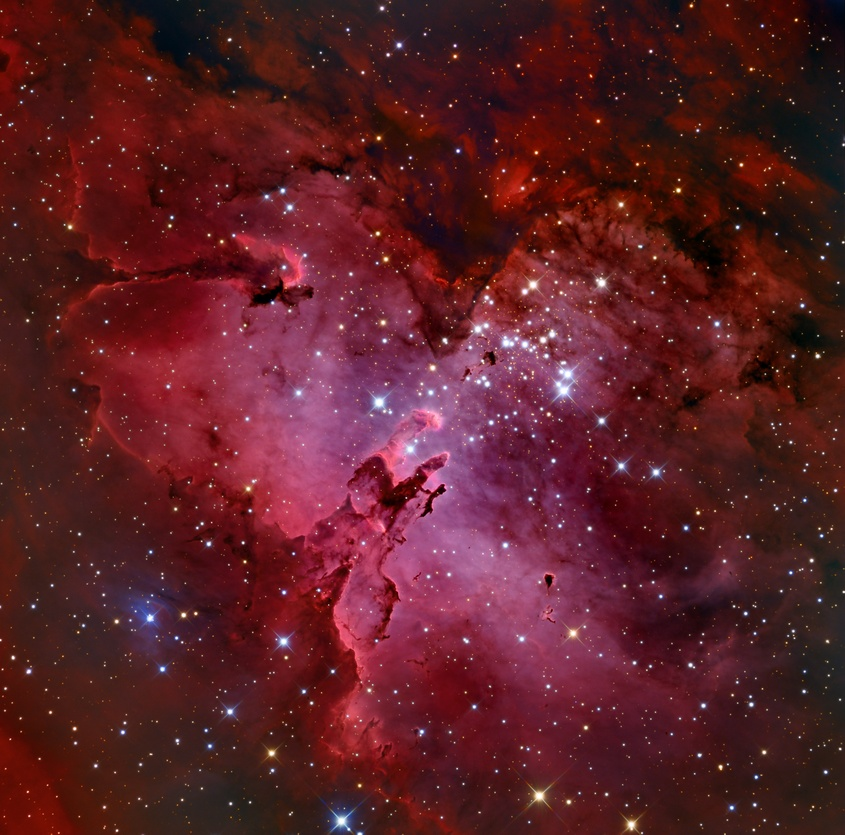
%> input picture matlab_uebung/U5_pra/m16_32block.jpg, 845 x 835 px, shrunk from 3653 x 3613 before the run
$ octave U5_pra.m   (GNU Octave 9; MATLAB toolbox functions it lacks are replaced by stand-ins)
%> lines starting %> are read from the running program, lines starting %| are printed output that depends on the picture
%%%%%%%
% present Assignment 5 Christian Gößl 762627
%%%%%%%

%%%%%%% Exercise 1
pic1 = imread('m16_32block.jpg');
%> pic1 is the input picture: size 835x845x3 uint8; mean R, G, B 89.9, 31.3, 37.6
%%figure('Name','Ex1:1 original Bild'), imshow(pic1);
% Anteile herausfiltern
blau_anteil = pic1(:, :, 3);
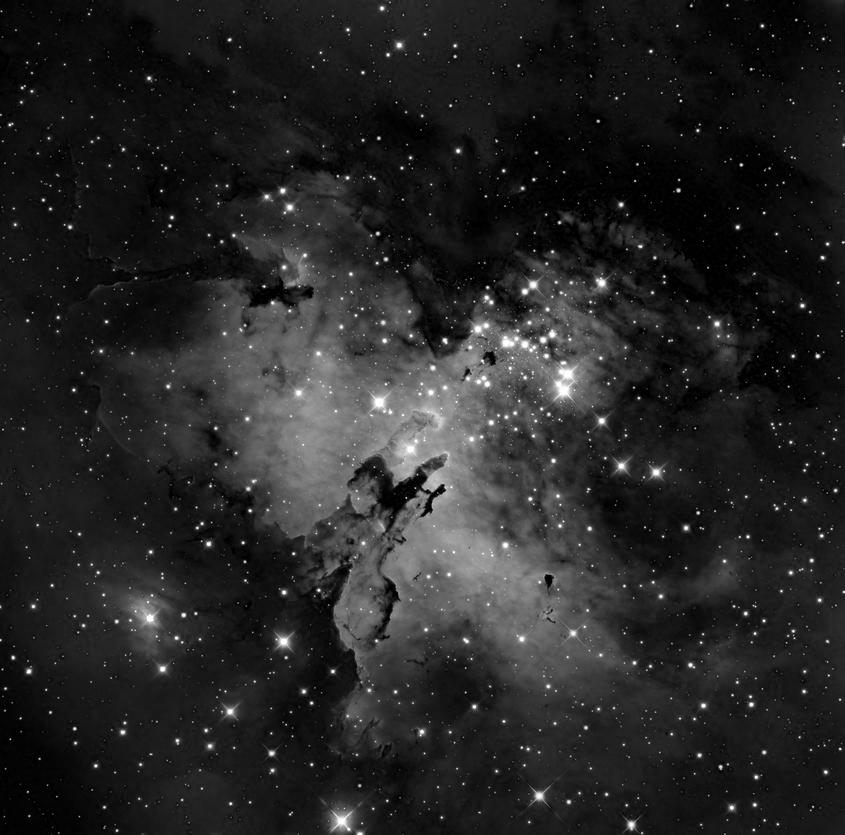
%> blau_anteil: size 835x845 uint8; min 0, max 255, mean 37.6
%%figure('Name','Ex1:1 blau Anteil'), imshow(blau_anteil);
gelb_anteil = pic1(:, :, 2);
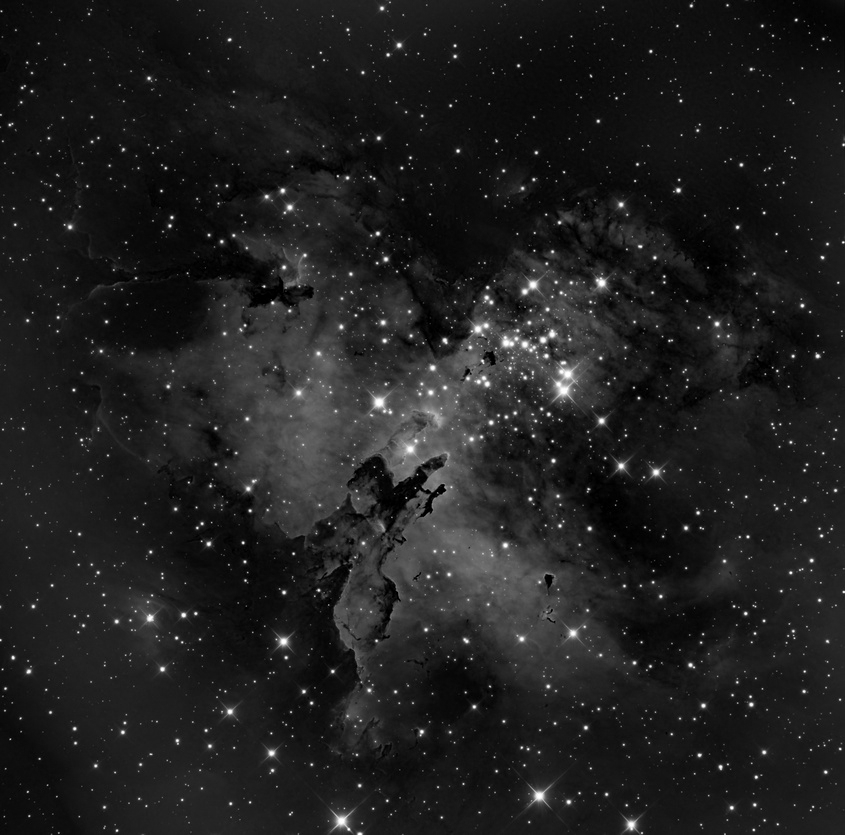
%> gelb_anteil: size 835x845 uint8; min 0, max 255, mean 31.3
%%figure('Name','Ex1:2 gelb Anteil'), imshow(gelb_anteil);
rot_anteil = pic1(:, :, 1);
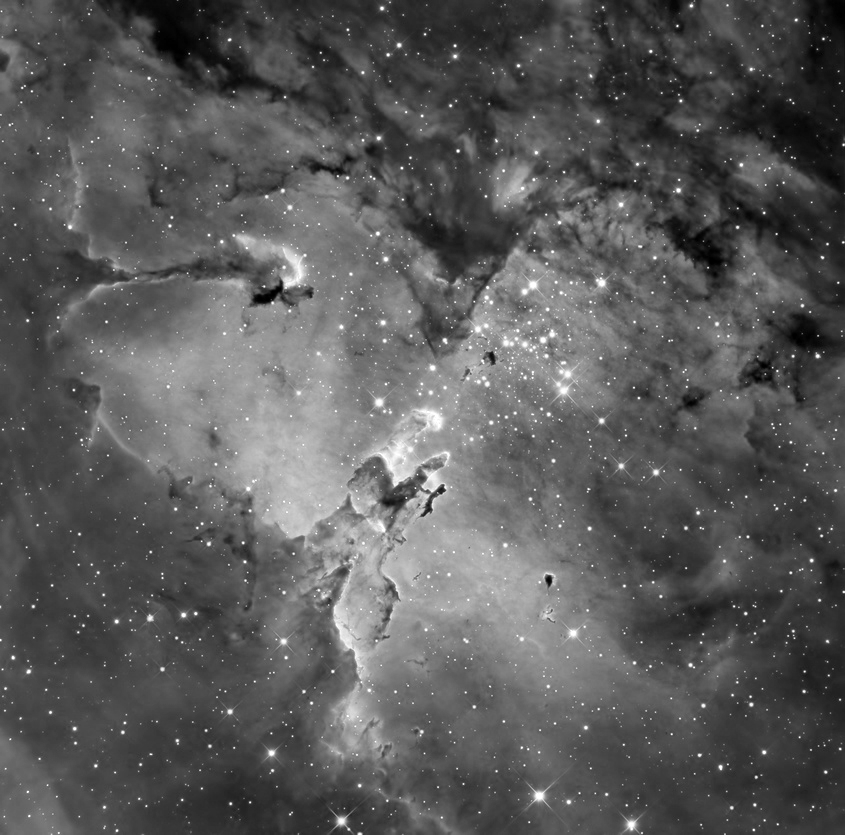
%> rot_anteil: size 835x845 uint8; min 0, max 255, mean 89.9
%%figure('Name','Ex1:3 rot Anteil'), imshow(rot_anteil);
sizes = size(rot_anteil);
%> sizes = [835 845]
% zusammenfügen der Farbanteile in ein Bild
% Beschreibung von cat: cat(anzahl bilder, rotanteil, gelbanteil,
% blauanteil)
pic1_neu = cat(3,rot_anteil,  gelb_anteil, zeros(sizes(1), sizes(2)));
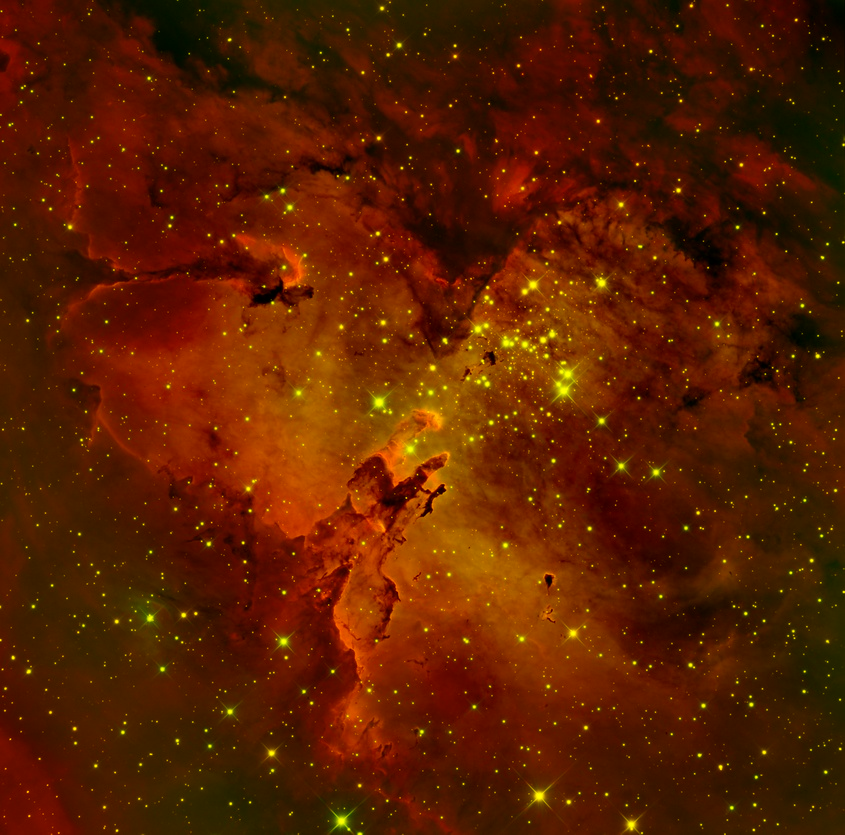
%> pic1_neu: size 835x845x3 uint8; mean R, G, B 89.9, 31.3, 0
%%figure('Name','Ex1:2 zusammengesetztes Bild wobei ein Farbanteil fehlt'), imshow(pic1_neu);

%%%%%%% Exercise 2
pic2 = imread('EndlessAutumnx.jpg');
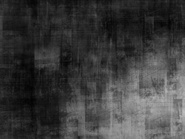
%> input picture matlab_uebung/U5_pra/EndlessAutumnx.jpg, 185 x 139 px, shrunk from 800 x 600 before the run
%> pic2 is the input picture: size 139x185x3 uint8; min 2, max 190, mean 59.6
pic2 = rgb2gray(pic2);
%> pic2: size 139x185 uint8
% extraieren der Colormap gray2ind(Bild, Länge der Colormap )
[pic2, colourmap] = gray2ind(pic2, 256);
%> colourmap = 256 rows, first 12: [0 0 0; 0.00392 0.00392 0.00392; 0.00784 0.00784 0.00784; 0.0118 0.0118 0.0118; 0.0157 0.0157 0.0157; 0.0196 0.0196 0.0196; 0.0235 0.0235 0.0235; 0.0275 0.0275 0.0275; 0.0314 0.0314 0.0314; 0.0353 0.0353 0.0353; 0.0392 0.0392 0.0392; 0.0431 0.0431 0.0431]
%%figure('Name','Ex2:1 '), imshow(pic2);
% Bild einfärben mittels ind2rgb auswahl der Colormap --> Pseudocolor image
pic2_farbe = ind2rgb(pic2, hsv);
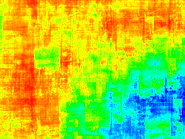
%> pic2_farbe: size 139x185x3 double; mean R, G, B 0.654, 0.802, 0.175
%%figure('Name','Ex2:2 '), imshow(pic2_farbe);

%%%%%%% Exercise 3
% a.) intensität verändern
%%pic_neu = ice('image', pic1);
% einfach den oberen Punkt nach unten verschieben

% b.) komplement finden
%%pic_neu = ice('image', pic1);
% den unteren Punkt nach oben den oberen Punkt nach unter verschieben

% c.) tonal correction and color balancing
%%pic_neu = ice('image', pic1);
% mit der mittleren Maustaste neue Punkte hinzufügen und damit rumspielen

%%pic_neu = ice('image', pic1);
% den unteren Punkt nach oben den oberen Punkt nach unter verschieben

%%%%%%% Exercise 4
% zum smoothen der Farbbilder wird der Average filter benutzt
% fspecial mit 'average' auf alle Farben anwenden im rgb system
% beim hsi system braucht man nur die intensität verändern
% danach die Anteile wieder zusammenfügen
% oder pic_neu = ice('image', pic1); verwenden und den Punkt smooth
% verwenden

%%%%%%% Exercise 5
